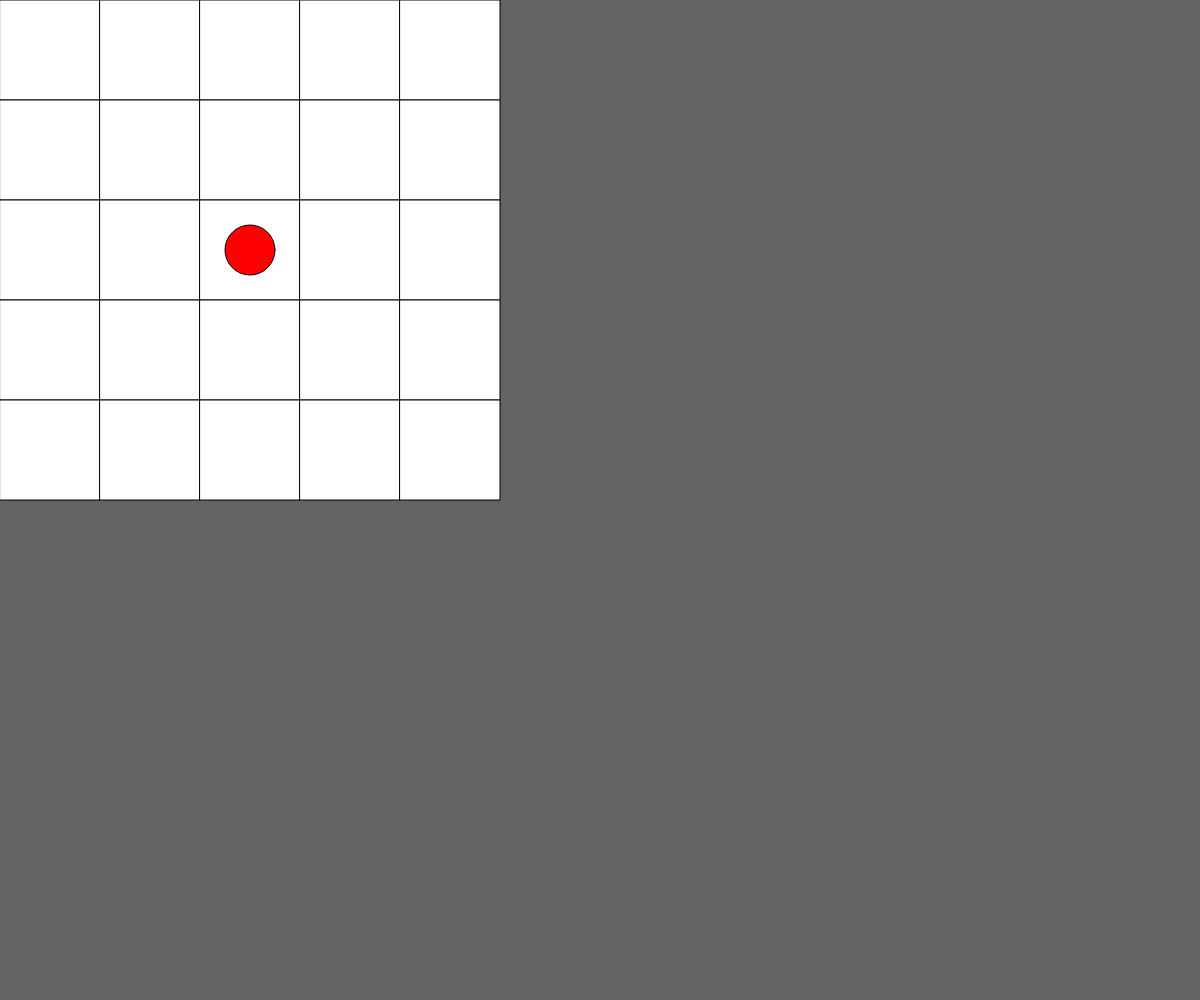
Frame 1 (no input)
Frame 60 (no input): identical to frame 1, image omitted
Frame 120 (the mouse pressed at the canvas centre since frame 60): identical to frame 1, image omitted

The p5.js sketch that drew this single still picture (run headless with seeded random() and noise() and a simulated clock; from frame 60 on, the mouse is pressed at the canvas centre):

// p5.js sketch
// ── sketch.js
let speed;
let posChar;

let tileSize = 100;

// for the game map, I am using 2D array / matrix
// so I could indicate the tile with
// 0 for floor and 1 for occupied by an object
// https://youtu.be/W9CcEDxdnmg?si=5FYQp9cIooIBlzey
let floorplan = [
  [0, 0, 0, 0, 0],
  [0, 0, 0, 0, 0],
  [0, 0, 0, 0, 0],
  [0, 0, 0, 0, 0],
  [0, 0, 0, 0, 0],
];

let columns = 5;
let rows = 5;

let mapWidth = columns * tileSize;
let mapHeight = rows * tileSize;

// creating the player profile
let player = {
  x: mapWidth / 2,
  y: mapHeight / 2,
  xd: 0, // direction indicator // from the python game workshop
  yd: 0,
  speed: 3,
  d: 50,
};

function setup() {
  createCanvas(windowWidth, windowHeight);
}

function draw() {
  background(100);

  for (let i = 0; i < rows; i++) {
    for (let j = 0; j < columns; j++) {
      // draw the tiles
      push();

      if (floorplan[i][j] === 1) {
        fill(50); // occupied
      } else {
        fill(255); // floor
      }

      stroke(0);
      rect(j * tileSize, i * tileSize, tileSize, tileSize);

      pop();
    }
  }

  // https://p5js.org/reference/p5/keyIsDown/
  // Update x and y if an arrow key is pressed.

  // reset the direction in x/y axis each frame
  player.xd = 0;
  player.yd = 0;

  if (keyIsDown(LEFT_ARROW) === true) {
    player.xd = -1;
  }

  if (keyIsDown(RIGHT_ARROW) === true) {
    player.xd = 1;
  }

  if (keyIsDown(UP_ARROW) === true) {
    player.yd = -1;
  }

  if (keyIsDown(DOWN_ARROW) === true) {
    player.yd = 1;
  }

  // move the player
  player.x += player.xd * player.speed;
  player.y += player.yd * player.speed;

  // will slow down diagnal movement

  // limit the player circle inside the range of the map
  player.x = constrain(player.x, player.d / 2, mapWidth - player.d / 2);
  player.y = constrain(player.y, player.d / 2, mapHeight - player.d / 2);

  // draw the player circle here
  push();
  fill("red");
  circle(player.x, player.y, player.d);
  pop();

  // playerPosition = createVector(player.x, player.y);
}
